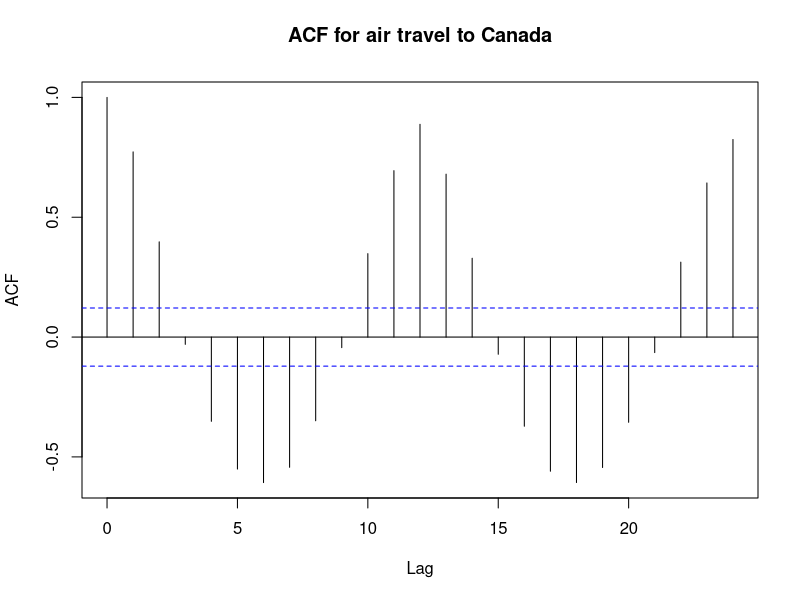
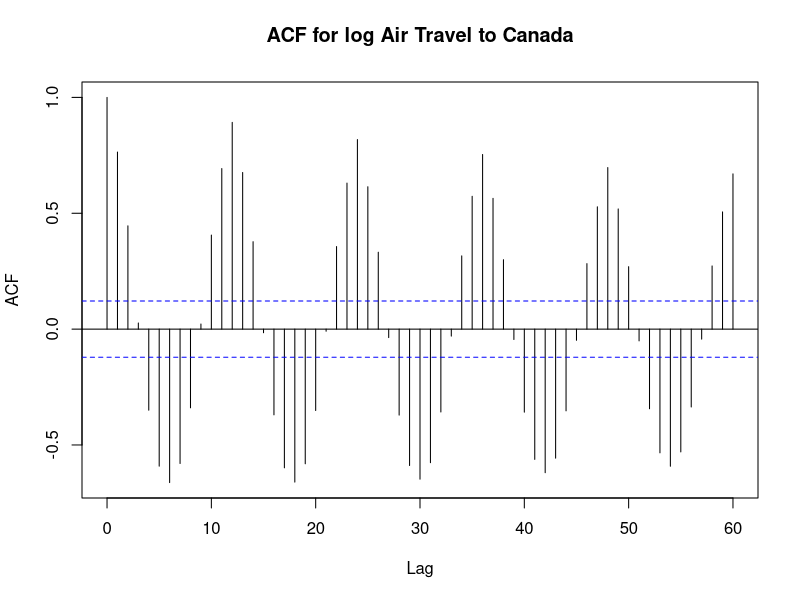
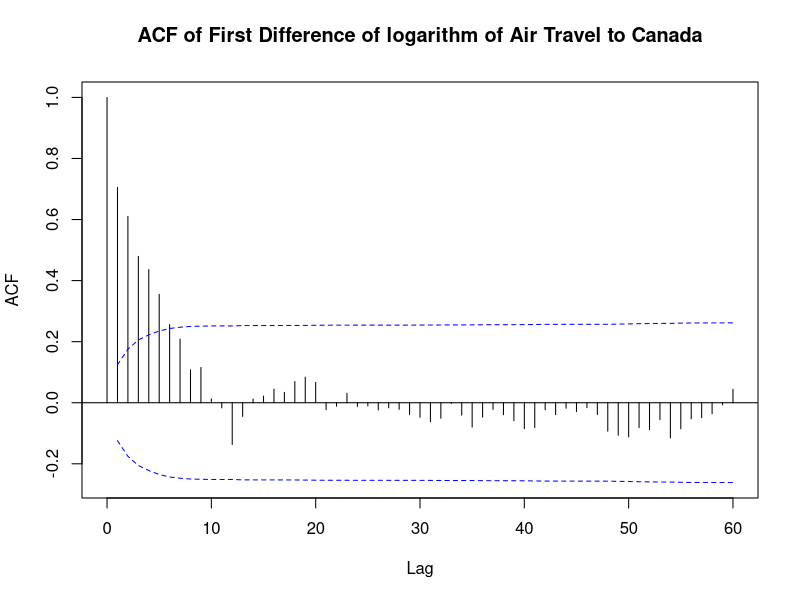
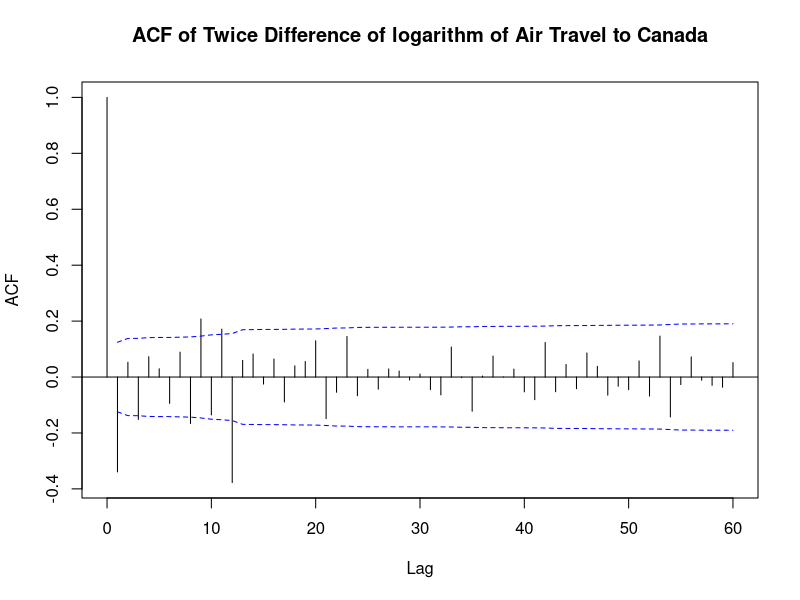
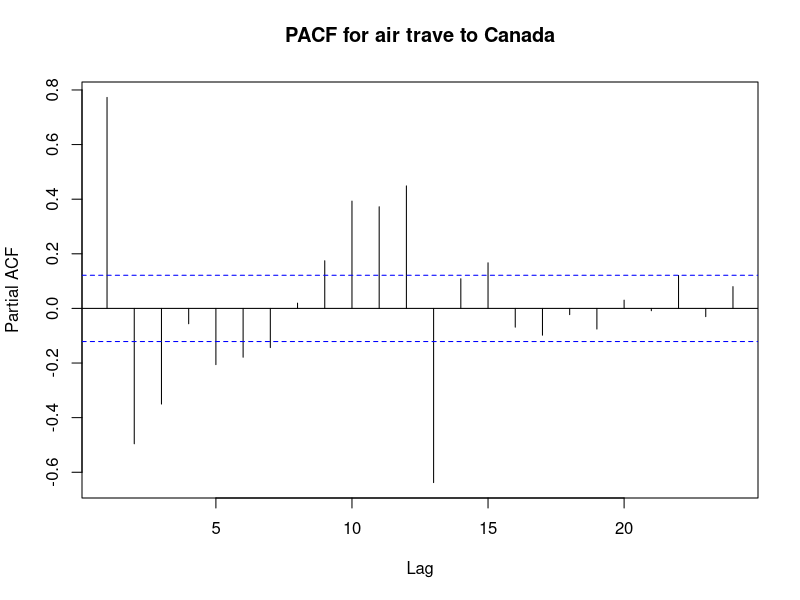
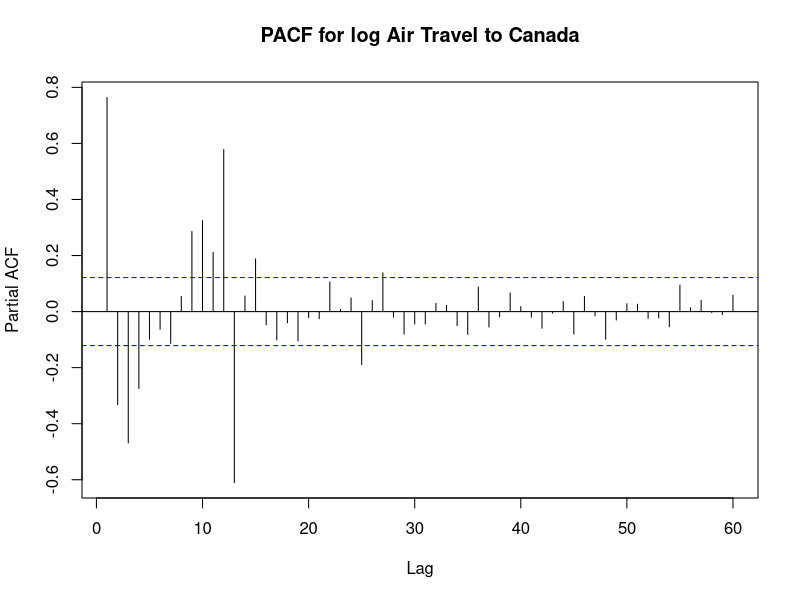
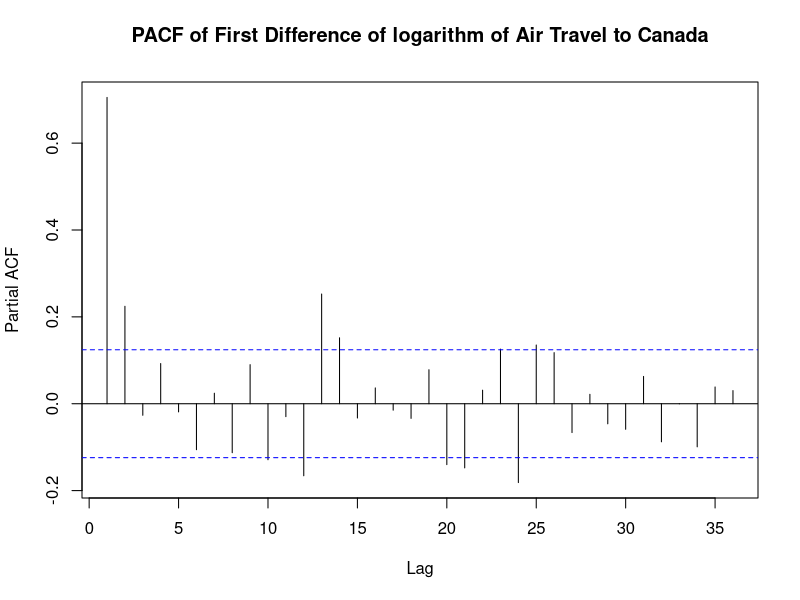
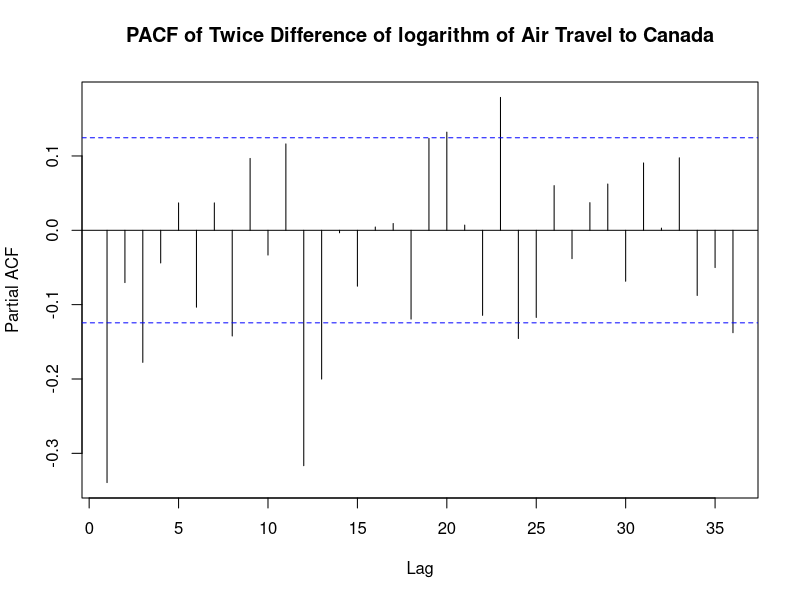

The R source for these figures, in order: (Note: this script raises an error after producing the figures.)
library(ggplot2)
library(zoo)
library(forecast)
library(lubridate)
library(plyr)

canada <- read.csv("./canada.csv", header = TRUE, sep = "")
canada$Date <- as.Date(canada$Date)

canada_ymd <- mutate(canada, date = ymd(canada$Date), 
       day = day(date), month = month(date), year = year(date))

#Time Series plot 
png("images/ts.png")
gg <- ggplot(data=canada_ymd ,aes(y=Value,x=Date)) + geom_line( colour = canada_ymd$month) +
  ggtitle("Monthly Air travel to Canada")
gg + geom_vline(xintercept=as.numeric(canada_ymd$Data),linetype=4) 
dev.off()

#Plot by months 
travel<-ts(canada$Value,start=c(1996,1),end=c(2016,9),frequency=12)
png("images/monthly_plot.png")
m <-c('J','F','M','A','M','J','J','A','S','O','N','D')
plot(travel, ylab='Number of arrivals',xlab='Time Index', type = 'l', 
     main="Monthly Air arrivals to Canada")
points(travel,pch=m)
dev.off()

## How to test if it's stationary?? 

##Exploratory Data Analysis

summary(canada$Value)
sd(canada$Value)

#STL

png("images/stl.png")
stl_travel<-stl(travel,s.window = "periodic")
plot(stl_travel, main="Seasonal Decomposition of Time Series by Loess for monthly Canada Travels")
dev.off()

#In the data panel, there is no obvious sign of non-stationary, so we don't need to 
# take differencing for now. ????

#Because the graph doesn't seem like it get effect when the variation increases with the level of the series,
#so there is no need of taking logs  ??????

#ACF for MA
acf(canada$Value, main = "ACF for air travel to Canada")
acf(log(canada$Value),lag.max=60, main = "ACF for log Air Travel to Canada") 
#the acf appear to be seasonality 
acf(diff(log(canada$Value),12),lag.max=60, ci.type='ma',
      main="ACF of First Difference of logarithm of Air Travel to Canada")
acf(diff(diff(log(canada$Value)),12),lag.max=60,ci.type='ma',
    main="ACF of Twice Difference of logarithm of Air Travel to Canada") 

#PACF for AR 
pacf(canada$Value, main = "PACF for air trave to Canada")
pacf(log(canada$Value), lag.max = 60, main = "PACF for log Air Travel to Canada")
pacf(diff(log(canada$Value),12),lag.max=36,
     main="PACF of First Difference of logarithm of Air Travel to Canada") 
pacf(diff(diff(log(canada$Value)),12),lag.max=36,
     main="PACF of Twice Difference of logarithm of Air Travel to Canada") 

plot(diff(diff(log(canada$Value)),lag=12),xlab='Time', ylab ="Log of arrivals", 
     type = 'l', main = "Twice Difference of logarithm of air travel to Canada") 

eacf(log(canada$Value))
#eacf the circle ones are surrounded by AR 2 and MA 2

##ARIMA Models

#put the canada data into month matrix 
data <- ts(canada$Value, freq = 12)
#run auto arima
auto <- auto.arima(log(travel))
auto
tsdisplay(residuals(auto))
tsdiag(auto)
acf(residuals(auto), lag.max = 36)
#Auto ARIMA shows that there is no differencing and it's equivalent to ARMA(3,1)

#With seasonal effect 
#First model with seasonal effect 
fit <- arima(log(data), order = c(2,0,2), seasonal=list(order = c(2,1,2), period = 12))
tsdisplay(residuals(fit))
tsdiag(fit)
acf(residuals(fit))
pacf(residuals(fit))

#Second model with seasonal effect 
fit1 <-arima(log(data), order=c(2,1,2), seasonal=list(order = c(0,1,1), period = 12))
tsdisplay(residuals(fit1))
tsdiag(fit1)
plot(fit1)
acf(residuals(fit1))
pacf(residuals(fit1))

#Third model with seasonal effect
fit2 <- arima(log(data), order=c(2,0,1), seasonal=list(order = c(0,1,2), period = 12))
tsdisplay(residuals(fit2))
tsdiag(fit2)
plot(fit2)
acf(residuals(fit2))
#Fit2 has the smallest AIC 
##check p and q with auto

#Residual plot of the fitted model
res <- ts(resid(fit2), s=1996,f=12)
plot.ts(res,ylab="residuals of the fitted model")

McLeod.Li.test(fit2) 
#above 0.5 of p-values meaning didn't reject H0. 
#no arch effect so don't need arch-garch 

#try sin and cosine  and compare the forecast 

resModel <- residuals(fit2)
#Normal QQ Plot for residuals
qqnorm(resModel)
qqline(resModel)
# There are a few outlier in the beginnings 
hist(resModel,xlab='Standardized Residuals for the fitted model')
#p-value is lower than 0.5 so it doesnt reject null ??
shapiro.test(resModel)

# From Frank Davenport
funggcast <- function(dn,fcast){ 
  
 # en<-max(time(fcast$mean)) #extract the max date used in the forecast
  
  #Extract Source and Training Data
  ds<-as.data.frame(window(dn,end=c(2014,9)))
  names(ds)<-'observed'
  ds$date<-as.Date(time(window(dn,end=c(2014,9))))
  
  #Extract the Fitted Values (need to figure out how to grab confidence intervals)
  dfit<-as.data.frame(fcast$fitted)
  dfit$date<-as.Date(time(fcast$fitted))
  names(dfit)[1]<-'fitted'
  
  ds<-merge(ds,dfit,all.x=T) #Merge fitted values with source and training data
  
  #Exract the Forecast values and confidence intervals
  dfcastn<-as.data.frame(fcast)
  dfcastn$date<-as.Date(as.yearmon(row.names(dfcastn)))
  names(dfcastn)<-c('forecast','lo80','hi80','lo95','hi95','date')
  
  pd<-merge(ds,dfcastn,all.x=T) #final data.frame for use in ggplot
  return(pd)
  
}

train <- window(travel, end=c(2014,9))
fit_train_model <- Arima(train, order=c(2,0,1), 
                    seasonal=list(order = c(0,1,2), period = 12), include.drift=T)
plot(forecast(fit_train_model))

model_forecast <- forecast(fit_train_model)
model_df <- funggcast(travel, model_forecast)

ggplot_forecast <- function(pd) {
  p1a<-ggplot(data=pd,aes(x=date,y=observed))
  p1a<-p1a+geom_line(col='red')
  p1a<-p1a+geom_line(aes(y=fitted),col='blue')
  p1a<-p1a+geom_line(aes(y=forecast))+geom_ribbon(aes(ymin=lo95,ymax=hi95),alpha=.25)
  p1a<-p1a+scale_x_date(date_breaks = "12 month", date_labels = "%b-%y")
  p1a<-p1a+scale_y_continuous(name='Units of Y')
  p1a<-p1a+theme(axis.text.x=element_text(size=10))
  p1a<-p1a+ggtitle("Arima Fit to Simulated Data\n(black=forecast, blue=fitted, red=data, shadow=95% conf. interval)")
  p1a
}
png("images/frank_forecast.png")
ggplot_forecast(model_df)
dev.off()


#Detech outlier
detectAO(fit2) #Additive Outliers
detectIO(fit2) #Innovative Outliers
#The magnitude (lambda) of IO is bigger so IO has more effect than AO.
#the same index 81 has an outlier but it doesn't detech the outliers at the end of series
#IO tells more story 

## Spectral Analysis
p <- periodogram(resModel, main = "Periodogram for the residuals of the model")
p

?spec.pgram()
spec(resModel,main="Periodogram", kernel = kernel("daniell", c(3,3)), taper = 0.05,
     ci.plot = T)
#Can draw a flat line between the interval so there is no ambigitiy
#Very stable 

## Arch Garch Model
g <- garch(travel, order = c(1,1))
plot(g) #use which to select the plot
summary(g)
## Why all NA in std. error and t-value?
#only one bump at the end so 1,1 is good 
